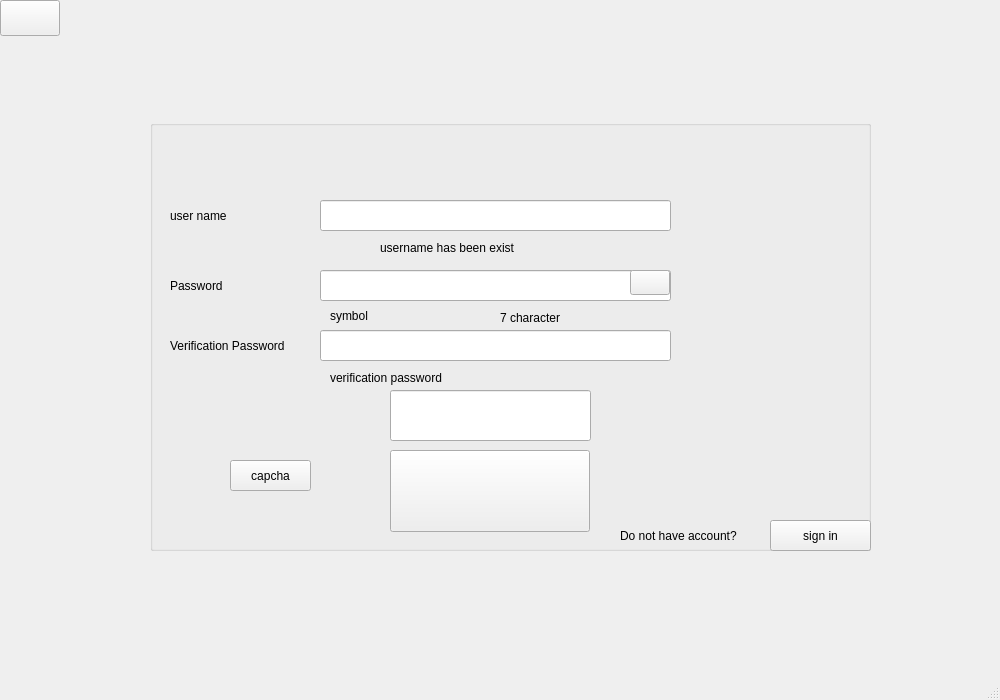
<?xml version="1.0" encoding="UTF-8"?>
<ui version="4.0">
 <class>page2_login</class>
 <widget class="QMainWindow" name="page2_login">
  <property name="geometry">
   <rect>
    <x>0</x>
    <y>0</y>
    <width>1000</width>
    <height>700</height>
   </rect>
  </property>
  <property name="windowTitle">
   <string>MainWindow</string>
  </property>
  <widget class="QWidget" name="centralwidget">
   <widget class="QGroupBox" name="groupBox">
    <property name="geometry">
     <rect>
      <x>150</x>
      <y>120</y>
      <width>721</width>
      <height>431</height>
     </rect>
    </property>
    <property name="title">
     <string/>
    </property>
    <widget class="QLabel" name="username_label">
     <property name="geometry">
      <rect>
       <x>20</x>
       <y>80</y>
       <width>101</width>
       <height>31</height>
      </rect>
     </property>
     <property name="text">
      <string>user name</string>
     </property>
    </widget>
    <widget class="QLineEdit" name="username_lineEdit">
     <property name="geometry">
      <rect>
       <x>170</x>
       <y>80</y>
       <width>351</width>
       <height>31</height>
      </rect>
     </property>
    </widget>
    <widget class="QLabel" name="Password_label">
     <property name="geometry">
      <rect>
       <x>20</x>
       <y>150</y>
       <width>101</width>
       <height>31</height>
      </rect>
     </property>
     <property name="text">
      <string>Password</string>
     </property>
    </widget>
    <widget class="QLineEdit" name="Password_lineEdit">
     <property name="geometry">
      <rect>
       <x>170</x>
       <y>150</y>
       <width>351</width>
       <height>31</height>
      </rect>
     </property>
    </widget>
    <widget class="QLineEdit" name="Verification_Password_lineEdit">
     <property name="geometry">
      <rect>
       <x>170</x>
       <y>210</y>
       <width>351</width>
       <height>31</height>
      </rect>
     </property>
    </widget>
    <widget class="QLabel" name="verificationpassword_label">
     <property name="geometry">
      <rect>
       <x>20</x>
       <y>210</y>
       <width>141</width>
       <height>31</height>
      </rect>
     </property>
     <property name="text">
      <string>Verification Password</string>
     </property>
    </widget>
    <widget class="QPushButton" name="signin_pushButton">
     <property name="geometry">
      <rect>
       <x>620</x>
       <y>400</y>
       <width>101</width>
       <height>31</height>
      </rect>
     </property>
     <property name="text">
      <string>sign in</string>
     </property>
    </widget>
    <widget class="QLabel" name="Question_label">
     <property name="geometry">
      <rect>
       <x>470</x>
       <y>400</y>
       <width>151</width>
       <height>31</height>
      </rect>
     </property>
     <property name="text">
      <string>Do not have account?</string>
     </property>
    </widget>
    <widget class="QLabel" name="capcha_label">
     <property name="geometry">
      <rect>
       <x>50</x>
       <y>270</y>
       <width>131</width>
       <height>51</height>
      </rect>
     </property>
     <property name="font">
      <font>
       <pointsize>20</pointsize>
      </font>
     </property>
     <property name="text">
      <string/>
     </property>
    </widget>
    <widget class="QPushButton" name="capcha_pushButton">
     <property name="geometry">
      <rect>
       <x>80</x>
       <y>340</y>
       <width>81</width>
       <height>31</height>
      </rect>
     </property>
     <property name="text">
      <string>capcha</string>
     </property>
    </widget>
    <widget class="QLineEdit" name="capcha_lineEdit">
     <property name="geometry">
      <rect>
       <x>240</x>
       <y>270</y>
       <width>201</width>
       <height>51</height>
      </rect>
     </property>
    </widget>
    <widget class="QPushButton" name="next_pushButton">
     <property name="geometry">
      <rect>
       <x>240</x>
       <y>330</y>
       <width>200</width>
       <height>82</height>
      </rect>
     </property>
     <property name="text">
      <string/>
     </property>
    </widget>
    <widget class="QPushButton" name="showhide_pushButton">
     <property name="geometry">
      <rect>
       <x>480</x>
       <y>150</y>
       <width>40</width>
       <height>25</height>
      </rect>
     </property>
     <property name="text">
      <string/>
     </property>
    </widget>
    <widget class="QLabel" name="symbol_label">
     <property name="geometry">
      <rect>
       <x>180</x>
       <y>185</y>
       <width>121</width>
       <height>21</height>
      </rect>
     </property>
     <property name="styleSheet">
      <string notr="true">color: rgb(0, 0, 0);</string>
     </property>
     <property name="text">
      <string>symbol</string>
     </property>
    </widget>
    <widget class="QLabel" name="character_label">
     <property name="geometry">
      <rect>
       <x>350</x>
       <y>190</y>
       <width>101</width>
       <height>16</height>
      </rect>
     </property>
     <property name="text">
      <string>7 character</string>
     </property>
    </widget>
    <widget class="QLabel" name="verification_label">
     <property name="geometry">
      <rect>
       <x>180</x>
       <y>250</y>
       <width>141</width>
       <height>16</height>
      </rect>
     </property>
     <property name="text">
      <string>verification password</string>
     </property>
    </widget>
    <widget class="QLabel" name="check_username_label">
     <property name="geometry">
      <rect>
       <x>230</x>
       <y>120</y>
       <width>171</width>
       <height>16</height>
      </rect>
     </property>
     <property name="text">
      <string>username has been exist</string>
     </property>
    </widget>
   </widget>
   <widget class="QPushButton" name="back_pushButton">
    <property name="geometry">
     <rect>
      <x>0</x>
      <y>0</y>
      <width>60</width>
      <height>36</height>
     </rect>
    </property>
    <property name="text">
     <string/>
    </property>
   </widget>
  </widget>
  <widget class="QMenuBar" name="menubar">
   <property name="geometry">
    <rect>
     <x>0</x>
     <y>0</y>
     <width>1000</width>
     <height>20</height>
    </rect>
   </property>
  </widget>
  <widget class="QStatusBar" name="statusbar"/>
 </widget>
 <resources/>
 <connections/>
</ui>
